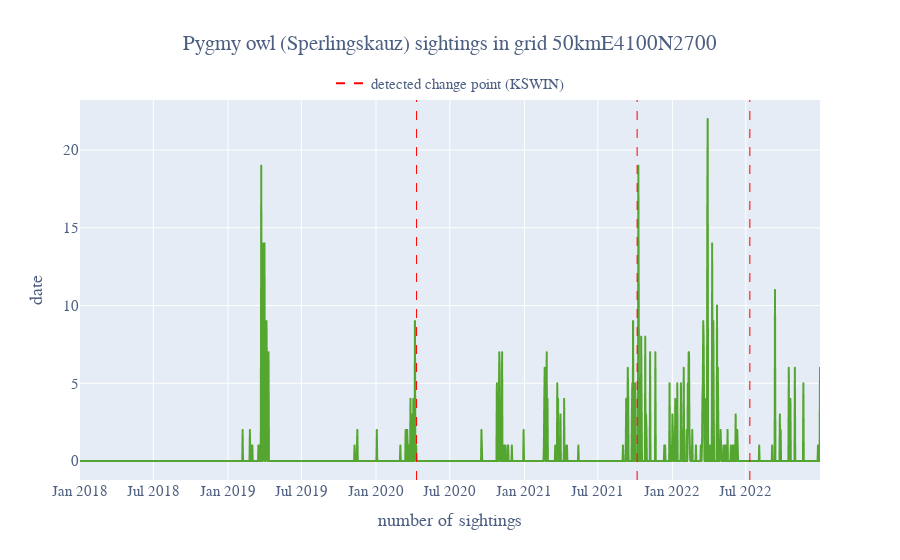

The notebook cell this image was saved under:
### Code cell
import random
from river import drift

kswin = drift.KSWIN(seed=42, window_size=100)
change_points_kswin = []
for i, val in enumerate(sighting_stream):
    kswin.update(val)
    if kswin.drift_detected:
        change_points_kswin.append(i)

plot_change_points(data=pygmy_owl, 
                   change_points=change_points_kswin, 
                   title='Pygmy owl (Sperlingskauz) sightings in grid 50kmE4100N2700', 
                   legend_title='detected change point (KSWIN)')

### Figure 1 — Plotly figure (JSON) as saved in the notebook; plotly's stock layout.template omitted (floating-point values rounded to 4 significant figures; data arrays with more than 128 entries replaced by an {"elided": "..."} marker saying what was removed)
{"data": [{"hovertemplate": "date=%{x}<br>n_sightings=%{y}<extra></extra>", "legendgroup": "", "line": {"color": "#55a630", "dash": "solid"}, "marker": {"symbol": "circle"}, "mode": "lines", "name": "", "showlegend": false, "type": "scattergl", "x": {"elided": "1826 str values"}, "xaxis": "x", "y": {"elided": "1826 int values"}, "yaxis": "y"}, {"line": {"color": "red", "dash": "dash", "width": 2}, "mode": "lines", "name": "detected change point (KSWIN)", "showlegend": true, "type": "scatter", "x": [null], "y": [null]}], "layout": {"font": {"color": "#4d5f81", "family": "Aleo", "size": 15}, "legend": {"bgcolor": "rgba(255, 255, 255, 0.6)", "tracegroupgap": 0, "x": 0.5, "xanchor": "center", "y": 1, "yanchor": "bottom"}, "shapes": [{"line": {"color": "red", "dash": "dash", "width": 1}, "type": "line", "x0": "2020-04-10", "x1": "2020-04-10", "xref": "x", "y0": 0, "y1": 1, "yref": "y domain"}, {"line": {"color": "red", "dash": "dash", "width": 1}, "type": "line", "x0": "2021-10-06", "x1": "2021-10-06", "xref": "x", "y0": 0, "y1": 1, "yref": "y domain"}, {"line": {"color": "red", "dash": "dash", "width": 1}, "type": "line", "x0": "2022-07-11", "x1": "2022-07-11", "xref": "x", "y0": 0, "y1": 1, "yref": "y domain"}], "title": {"text": "Pygmy owl (Sperlingskauz) sightings in grid 50kmE4100N2700", "x": 0.5}, "xaxis": {"anchor": "y", "domain": [0, 1], "title": {"text": "number of sightings"}}, "yaxis": {"anchor": "x", "domain": [0, 1], "title": {"text": "date"}}}}
